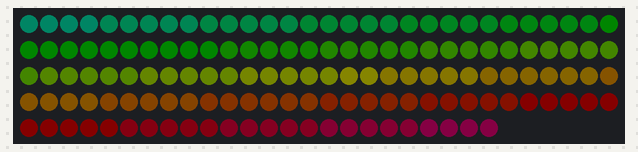
Bench run of a program on a simulated ESP8266 (NodeMCU). On the bench: 144 RGB LEDs in strip order, left to right, continuing on the next row. Dim RGB values are drawn brighter than linear; WiFi joins after 1.5 s; servers stay silent unless stated; what the program prints to the serial monitor is not drawn.

Above: at 1.65 s.
At 6.46 s:
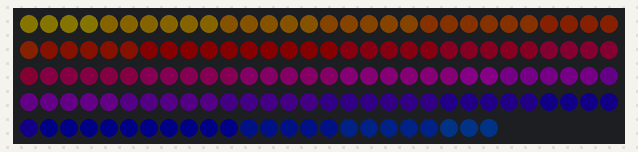
At 10.96 s:
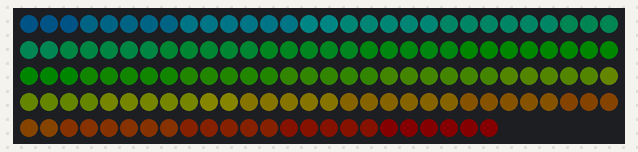
At 20.57 s:
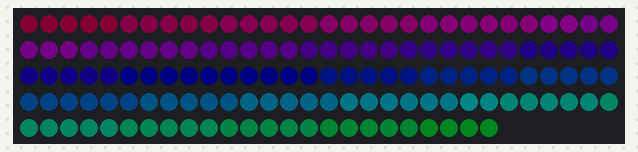
At 30.18 s:
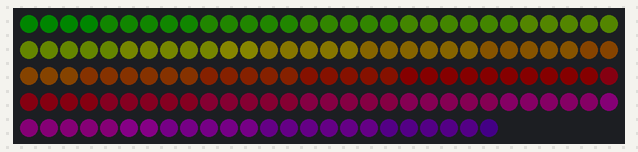
At 39.79 s:
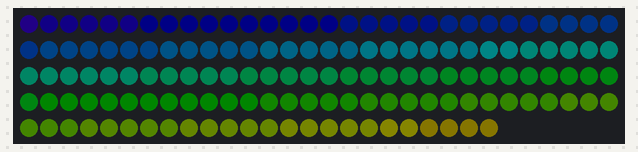

The program:

main.cpp
```cpp
#include <ESP8266WiFi.h>
#include <ESP8266mDNS.h>
#include <WiFiUdp.h>
#include <ArduinoOTA.h>
#include <ESP8266WebServer.h>
#include <APA102.h>

const char* ssid = "N16FU";
const char* password = "masdostfest";
const uint8_t clockPin = D5;
const uint8_t dataPin = D7;
// Set the number of LEDs to control.
const uint16_t ledCount = 144;
// Create a buffer for holding the colors (3 bytes per color).
rgb_color colors[ledCount];
// Set the brightness to use (the maximum is 31).
const uint8_t brightness = 1;
// We define "power" in this sketch to be the product of the
// 8-bit color channel value and the 5-bit brightness register.
// The maximum possible power is 255 * 31 (7905).
const uint16_t maxPower = 255 * 31;

// The power we want to use on the first LED is 1, which
// corresponds to the dimmest possible white.
const uint16_t minPower = 1;

// Calculate what the ratio between the powers of consecutive
// LEDs needs to be in order to reach the max power on the last
// LED of the strip.
const float multiplier = pow(maxPower / minPower, 1.0 / (ledCount - 1));

ESP8266WebServer server(80);
APA102<dataPin, clockPin> ledStrip;

int counter = 0;


// This function sends a white color with the specified power,
// which should be between 0 and 7905.
void sendWhite(uint16_t power)
{
  // Choose the lowest possible 5-bit brightness that will work.
  uint8_t brightness5Bit = 1;
  while(brightness5Bit * 255 < power && brightness5Bit < 31)
  {
    brightness5Bit++;
  }

  // Uncomment this line to simulate an LED strip that does not
  // have the extra 5-bit brightness register.  You will notice
  // that roughly the first third of the LED strip turns off
  // because the brightness8Bit equals zero.
  //brightness = 31;

  // Set brightness8Bit to be power divided by brightness5Bit,
  // rounded to the nearest whole number.
  uint8_t brightness8Bit = (power + (brightness5Bit / 2)) / brightness5Bit;

  // Send the white color to the LED strip.  At this point,
  // brightness8Bit multiplied by brightness5Bit should be
  // approximately equal to power.
  ledStrip.sendColor(brightness8Bit, brightness8Bit, brightness8Bit, brightness5Bit);
}

void handleNotFound(){
  String message = "File Not Found\n\n";
  message += "URI: ";
  message += server.uri();
  message += "\nMethod: ";
  message += (server.method() == HTTP_GET)?"GET":"POST";
  message += "\nArguments: ";
  message += server.args();
  message += "\n";
  for (uint8_t i=0; i<server.args(); i++){
    message += " " + server.argName(i) + ": " + server.arg(i) + "\n";
  }
  server.send(404, "text/plain", message);
}

// Converts a color from HSV to RGB.
// h is hue, as a number between 0 and 360.
// s is the saturation, as a number between 0 and 255.
// v is the value, as a number between 0 and 255.
rgb_color hsvToRgb(uint16_t h, uint8_t s, uint8_t v)
{
    uint8_t f = (h % 60) * 255 / 60;
    uint8_t p = (255 - s) * (uint16_t)v / 255;
    uint8_t q = (255 - f * (uint16_t)s / 255) * (uint16_t)v / 255;
    uint8_t t = (255 - (255 - f) * (uint16_t)s / 255) * (uint16_t)v / 255;
    uint8_t r = 0, g = 0, b = 0;
    switch((h / 60) % 6){
        case 0: r = v; g = t; b = p; break;
        case 1: r = q; g = v; b = p; break;
        case 2: r = p; g = v; b = t; break;
        case 3: r = p; g = q; b = v; break;
        case 4: r = t; g = p; b = v; break;
        case 5: r = v; g = p; b = q; break;
    }
    return (rgb_color){r, g, b};
}


void setup() {
  Serial.begin(115200);
  Serial.println("Booting");

  WiFi.mode(WIFI_STA);
  WiFi.begin(ssid, password);
  while (WiFi.waitForConnectResult() != WL_CONNECTED) {
    Serial.println("Connection Failed! Rebooting...");
    delay(5000);
    ESP.restart();
  }

  // Port defaults to 8266
  ArduinoOTA.setPort(8266);
  // Hostname defaults to esp8266-[ChipID]
  ArduinoOTA.setHostname("esp8266fu");
  // No authentication by default
  // ArduinoOTA.setPassword((const char *)"123");
  ArduinoOTA.onStart([]() {
    Serial.println("Start");
  });
  ArduinoOTA.onEnd([]() {
    Serial.println("\nEnd");
  });
  ArduinoOTA.onProgress([](unsigned int progress, unsigned int total) {
    Serial.printf("Progress: %u%%\r", (progress / (total / 100)));
  });
  ArduinoOTA.onError([](ota_error_t error) {
    Serial.printf("Error[%u]: ", error);
    if (error == OTA_AUTH_ERROR) Serial.println("Auth Failed");
    else if (error == OTA_BEGIN_ERROR) Serial.println("Begin Failed");
    else if (error == OTA_CONNECT_ERROR) Serial.println("Connect Failed");
    else if (error == OTA_RECEIVE_ERROR) Serial.println("Receive Failed");
    else if (error == OTA_END_ERROR) Serial.println("End Failed");
  });
  ArduinoOTA.begin();
  Serial.println("Ready");
  Serial.print("IP address: ");
  Serial.println(WiFi.localIP());

  server.on("/", [](){
    server.send(200, "text/plain", "Accessed " + String(++counter) + " times.");
  });
  server.onNotFound(handleNotFound);
  server.begin();
  Serial.println("HTTP server started");
}

void loop() {
  ArduinoOTA.handle();
  server.handleClient();

  uint8_t time = millis() >> 2;
    for(uint16_t i = 0; i < ledCount; i++)
    {
      byte x = time - i;
      colors[i] = hsvToRgb((uint32_t)x * 359 / 256, 255, 255);
    }
  ledStrip.write(colors, ledCount, brightness);
/*
  uint8_t time = millis() >> 2;
  for(uint16_t i = 0; i < ledCount; i++)
  {
    uint8_t x = time - i * 8;
    colors[i].red = x;
    colors[i].green = 255 - x;
    colors[i].blue = 255-x;
  }
  ledStrip.write(colors, ledCount, brightness);
*/
/*
  ledStrip.startFrame();
  float power = minPower;
  for(uint16_t i = 0; i < ledCount; i++)
  {
    sendWhite(power);
    power = power * multiplier;
  }
  ledStrip.endFrame(ledCount);
*/
}
```
